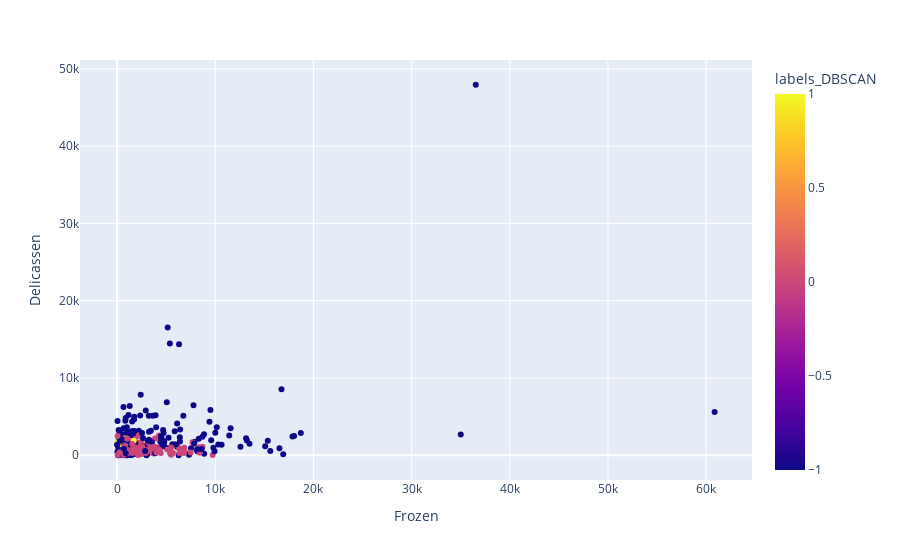

Source (notebook cell):
### Code cell
px.scatter(data_frame=customers, x='Frozen', y='Delicassen', color='labels_DBSCAN')

### Figure 1 — Plotly figure (JSON) as saved in the notebook; plotly's stock layout.template omitted (floating-point values rounded to 4 significant figures; data arrays with more than 128 entries replaced by an {"elided": "..."} marker saying what was removed)
{"data": [{"hoverlabel": {"namelength": 0}, "hovertemplate": "Frozen=%{x}<br>Delicassen=%{y}<br>labels_DBSCAN=%{marker.color}", "legendgroup": "", "marker": {"color": {"elided": "440 int values"}, "coloraxis": "coloraxis", "symbol": "circle"}, "mode": "markers", "name": "", "showlegend": false, "type": "scatter", "x": {"elided": "440 int values"}, "xaxis": "x", "y": {"elided": "440 int values"}, "yaxis": "y"}], "layout": {"coloraxis": {"colorbar": {"title": {"text": "labels_DBSCAN"}}, "colorscale": [[0, "#0d0887"], [0.1111, "#46039f"], [0.2222, "#7201a8"], [0.3333, "#9c179e"], [0.4444, "#bd3786"], [0.5556, "#d8576b"], [0.6667, "#ed7953"], [0.7778, "#fb9f3a"], [0.8889, "#fdca26"], [1, "#f0f921"]]}, "legend": {"tracegroupgap": 0}, "margin": {"t": 60}, "xaxis": {"anchor": "y", "domain": [0, 1], "title": {"text": "Frozen"}}, "yaxis": {"anchor": "x", "domain": [0, 1], "title": {"text": "Delicassen"}}}}
